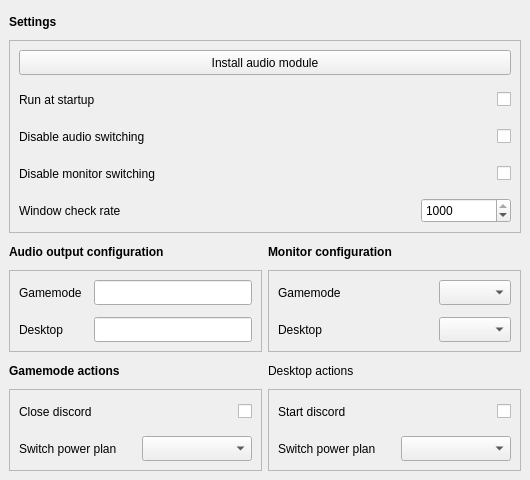
<?xml version="1.0" encoding="UTF-8"?>
<ui version="4.0">
 <class>BigPictureTV</class>
 <widget class="QMainWindow" name="BigPictureTV">
  <property name="geometry">
   <rect>
    <x>0</x>
    <y>0</y>
    <width>530</width>
    <height>480</height>
   </rect>
  </property>
  <property name="sizePolicy">
   <sizepolicy hsizetype="Preferred" vsizetype="Preferred">
    <horstretch>0</horstretch>
    <verstretch>0</verstretch>
   </sizepolicy>
  </property>
  <property name="minimumSize">
   <size>
    <width>452</width>
    <height>0</height>
   </size>
  </property>
  <property name="windowTitle">
   <string>BigPictureTV - Settings</string>
  </property>
  <widget class="QWidget" name="centralwidget">
   <layout class="QGridLayout" name="gridLayout_2" columnstretch="1,1">
    <item row="3" column="0">
     <widget class="QFrame" name="audio_frame">
      <property name="frameShape">
       <enum>QFrame::Shape::StyledPanel</enum>
      </property>
      <layout class="QGridLayout" name="gridLayout">
       <property name="leftMargin">
        <number>9</number>
       </property>
       <property name="topMargin">
        <number>9</number>
       </property>
       <property name="rightMargin">
        <number>9</number>
       </property>
       <property name="bottomMargin">
        <number>9</number>
       </property>
       <property name="spacing">
        <number>12</number>
       </property>
       <item row="0" column="0">
        <widget class="QLabel" name="gamemodeAudioLabel">
         <property name="minimumSize">
          <size>
           <width>0</width>
           <height>25</height>
          </size>
         </property>
         <property name="text">
          <string>Gamemode</string>
         </property>
        </widget>
       </item>
       <item row="1" column="0">
        <widget class="QLabel" name="desktopAudioLabel">
         <property name="minimumSize">
          <size>
           <width>0</width>
           <height>25</height>
          </size>
         </property>
         <property name="text">
          <string>Desktop</string>
         </property>
        </widget>
       </item>
       <item row="1" column="1">
        <widget class="QLineEdit" name="desktopAudioLineEdit">
         <property name="minimumSize">
          <size>
           <width>0</width>
           <height>25</height>
          </size>
         </property>
         <property name="autoFillBackground">
          <bool>false</bool>
         </property>
         <property name="frame">
          <bool>true</bool>
         </property>
        </widget>
       </item>
       <item row="0" column="1">
        <widget class="QLineEdit" name="gamemodeAudioLineEdit">
         <property name="minimumSize">
          <size>
           <width>0</width>
           <height>25</height>
          </size>
         </property>
         <property name="autoFillBackground">
          <bool>false</bool>
         </property>
         <property name="frame">
          <bool>true</bool>
         </property>
        </widget>
       </item>
      </layout>
     </widget>
    </item>
    <item row="2" column="0">
     <widget class="QLabel" name="audioOutputLabel">
      <property name="minimumSize">
       <size>
        <width>0</width>
        <height>25</height>
       </size>
      </property>
      <property name="font">
       <font>
        <bold>true</bold>
       </font>
      </property>
      <property name="text">
       <string>Audio output configuration</string>
      </property>
     </widget>
    </item>
    <item row="3" column="1">
     <widget class="QFrame" name="monitorsFrame">
      <property name="frameShape">
       <enum>QFrame::Shape::StyledPanel</enum>
      </property>
      <property name="frameShadow">
       <enum>QFrame::Shadow::Sunken</enum>
      </property>
      <layout class="QGridLayout" name="gridLayout_4">
       <property name="leftMargin">
        <number>9</number>
       </property>
       <property name="topMargin">
        <number>9</number>
       </property>
       <property name="rightMargin">
        <number>9</number>
       </property>
       <property name="bottomMargin">
        <number>9</number>
       </property>
       <property name="spacing">
        <number>12</number>
       </property>
       <item row="0" column="2">
        <widget class="QComboBox" name="gamemodeMonitorComboBox">
         <property name="minimumSize">
          <size>
           <width>0</width>
           <height>25</height>
          </size>
         </property>
         <property name="sizeAdjustPolicy">
          <enum>QComboBox::SizeAdjustPolicy::AdjustToContents</enum>
         </property>
        </widget>
       </item>
       <item row="1" column="2">
        <widget class="QComboBox" name="desktopMonitorComboBox">
         <property name="minimumSize">
          <size>
           <width>0</width>
           <height>25</height>
          </size>
         </property>
        </widget>
       </item>
       <item row="1" column="0">
        <widget class="QLabel" name="desktopMonitorLabel">
         <property name="minimumSize">
          <size>
           <width>0</width>
           <height>25</height>
          </size>
         </property>
         <property name="text">
          <string>Desktop</string>
         </property>
        </widget>
       </item>
       <item row="0" column="0">
        <widget class="QLabel" name="gamemodeMonitorLabel">
         <property name="minimumSize">
          <size>
           <width>0</width>
           <height>25</height>
          </size>
         </property>
         <property name="text">
          <string>Gamemode</string>
         </property>
        </widget>
       </item>
       <item row="0" column="1">
        <spacer name="horizontalSpacer_2">
         <property name="orientation">
          <enum>Qt::Orientation::Horizontal</enum>
         </property>
         <property name="sizeHint" stdset="0">
          <size>
           <width>40</width>
           <height>20</height>
          </size>
         </property>
        </spacer>
       </item>
      </layout>
     </widget>
    </item>
    <item row="1" column="0" colspan="2">
     <widget class="QFrame" name="settingsFrame">
      <property name="frameShape">
       <enum>QFrame::Shape::StyledPanel</enum>
      </property>
      <property name="frameShadow">
       <enum>QFrame::Shadow::Sunken</enum>
      </property>
      <layout class="QGridLayout" name="settings_layout">
       <property name="leftMargin">
        <number>9</number>
       </property>
       <property name="topMargin">
        <number>9</number>
       </property>
       <property name="rightMargin">
        <number>9</number>
       </property>
       <property name="bottomMargin">
        <number>9</number>
       </property>
       <property name="spacing">
        <number>12</number>
       </property>
       <item row="2" column="0">
        <widget class="QLabel" name="disableAudioLabel">
         <property name="minimumSize">
          <size>
           <width>0</width>
           <height>25</height>
          </size>
         </property>
         <property name="text">
          <string>Disable audio switching</string>
         </property>
        </widget>
       </item>
       <item row="3" column="0">
        <widget class="QLabel" name="disableMonitorLabel">
         <property name="minimumSize">
          <size>
           <width>0</width>
           <height>25</height>
          </size>
         </property>
         <property name="text">
          <string>Disable monitor switching</string>
         </property>
        </widget>
       </item>
       <item row="4" column="0">
        <widget class="QLabel" name="checkrateLabel">
         <property name="minimumSize">
          <size>
           <width>0</width>
           <height>25</height>
          </size>
         </property>
         <property name="text">
          <string>Window check rate</string>
         </property>
        </widget>
       </item>
       <item row="1" column="2">
        <widget class="QCheckBox" name="startupCheckBox">
         <property name="minimumSize">
          <size>
           <width>0</width>
           <height>25</height>
          </size>
         </property>
         <property name="layoutDirection">
          <enum>Qt::LayoutDirection::RightToLeft</enum>
         </property>
         <property name="text">
          <string/>
         </property>
        </widget>
       </item>
       <item row="4" column="2">
        <widget class="QSpinBox" name="checkrateSpinBox">
         <property name="minimumSize">
          <size>
           <width>90</width>
           <height>25</height>
          </size>
         </property>
         <property name="frame">
          <bool>true</bool>
         </property>
         <property name="minimum">
          <number>100</number>
         </property>
         <property name="maximum">
          <number>1000</number>
         </property>
         <property name="singleStep">
          <number>100</number>
         </property>
         <property name="value">
          <number>1000</number>
         </property>
        </widget>
       </item>
       <item row="0" column="0" colspan="3">
        <widget class="QPushButton" name="installAudioButton">
         <property name="minimumSize">
          <size>
           <width>0</width>
           <height>25</height>
          </size>
         </property>
         <property name="text">
          <string>Install audio module</string>
         </property>
        </widget>
       </item>
       <item row="3" column="2">
        <widget class="QCheckBox" name="disableMonitorCheckBox">
         <property name="minimumSize">
          <size>
           <width>0</width>
           <height>25</height>
          </size>
         </property>
         <property name="layoutDirection">
          <enum>Qt::LayoutDirection::RightToLeft</enum>
         </property>
         <property name="text">
          <string/>
         </property>
        </widget>
       </item>
       <item row="2" column="2">
        <widget class="QCheckBox" name="disableAudioCheckBox">
         <property name="minimumSize">
          <size>
           <width>0</width>
           <height>25</height>
          </size>
         </property>
         <property name="layoutDirection">
          <enum>Qt::LayoutDirection::RightToLeft</enum>
         </property>
         <property name="text">
          <string/>
         </property>
        </widget>
       </item>
       <item row="1" column="0">
        <widget class="QLabel" name="startupLabel">
         <property name="minimumSize">
          <size>
           <width>0</width>
           <height>25</height>
          </size>
         </property>
         <property name="text">
          <string>Run at startup</string>
         </property>
        </widget>
       </item>
       <item row="4" column="1">
        <spacer name="horizontalSpacer">
         <property name="orientation">
          <enum>Qt::Orientation::Horizontal</enum>
         </property>
         <property name="sizeHint" stdset="0">
          <size>
           <width>40</width>
           <height>20</height>
          </size>
         </property>
        </spacer>
       </item>
      </layout>
     </widget>
    </item>
    <item row="0" column="0" colspan="2">
     <widget class="QLabel" name="settingsLabel">
      <property name="minimumSize">
       <size>
        <width>0</width>
        <height>25</height>
       </size>
      </property>
      <property name="font">
       <font>
        <bold>true</bold>
       </font>
      </property>
      <property name="text">
       <string>Settings</string>
      </property>
     </widget>
    </item>
    <item row="2" column="1">
     <widget class="QLabel" name="monitorConfigurationLabel">
      <property name="minimumSize">
       <size>
        <width>0</width>
        <height>25</height>
       </size>
      </property>
      <property name="font">
       <font>
        <bold>true</bold>
       </font>
      </property>
      <property name="text">
       <string>Monitor configuration</string>
      </property>
     </widget>
    </item>
    <item row="4" column="0">
     <widget class="QLabel" name="gamemodeActionsLabel">
      <property name="minimumSize">
       <size>
        <width>0</width>
        <height>25</height>
       </size>
      </property>
      <property name="font">
       <font>
        <bold>true</bold>
       </font>
      </property>
      <property name="text">
       <string>Gamemode actions</string>
      </property>
     </widget>
    </item>
    <item row="5" column="0">
     <widget class="QFrame" name="gamemodeActionsFrame">
      <property name="frameShape">
       <enum>QFrame::Shape::StyledPanel</enum>
      </property>
      <property name="frameShadow">
       <enum>QFrame::Shadow::Sunken</enum>
      </property>
      <layout class="QGridLayout" name="gridLayout_3">
       <property name="leftMargin">
        <number>9</number>
       </property>
       <property name="topMargin">
        <number>9</number>
       </property>
       <property name="rightMargin">
        <number>9</number>
       </property>
       <property name="bottomMargin">
        <number>9</number>
       </property>
       <property name="spacing">
        <number>12</number>
       </property>
       <item row="0" column="1">
        <widget class="QCheckBox" name="closeDiscordCheckBox">
         <property name="minimumSize">
          <size>
           <width>0</width>
           <height>25</height>
          </size>
         </property>
         <property name="layoutDirection">
          <enum>Qt::LayoutDirection::RightToLeft</enum>
         </property>
         <property name="text">
          <string/>
         </property>
        </widget>
       </item>
       <item row="0" column="0">
        <widget class="QLabel" name="CloseDiscordLabel">
         <property name="minimumSize">
          <size>
           <width>0</width>
           <height>25</height>
          </size>
         </property>
         <property name="text">
          <string>Close discord</string>
         </property>
        </widget>
       </item>
       <item row="1" column="0">
        <widget class="QLabel" name="gamemodePowerPlanLabel">
         <property name="minimumSize">
          <size>
           <width>0</width>
           <height>25</height>
          </size>
         </property>
         <property name="text">
          <string>Switch power plan</string>
         </property>
        </widget>
       </item>
       <item row="1" column="1">
        <widget class="QComboBox" name="gamemodePowerPlanComboBox">
         <property name="minimumSize">
          <size>
           <width>0</width>
           <height>25</height>
          </size>
         </property>
        </widget>
       </item>
      </layout>
     </widget>
    </item>
    <item row="4" column="1">
     <widget class="QLabel" name="desktopActionsLabel">
      <property name="text">
       <string>Desktop actions</string>
      </property>
     </widget>
    </item>
    <item row="5" column="1">
     <widget class="QFrame" name="desktopActionsFrame">
      <property name="frameShape">
       <enum>QFrame::Shape::StyledPanel</enum>
      </property>
      <property name="frameShadow">
       <enum>QFrame::Shadow::Sunken</enum>
      </property>
      <layout class="QGridLayout" name="gridLayout_5">
       <property name="leftMargin">
        <number>9</number>
       </property>
       <property name="topMargin">
        <number>9</number>
       </property>
       <property name="rightMargin">
        <number>9</number>
       </property>
       <property name="bottomMargin">
        <number>9</number>
       </property>
       <property name="spacing">
        <number>12</number>
       </property>
       <item row="1" column="0">
        <widget class="QLabel" name="desktopPowerPlanLabel">
         <property name="minimumSize">
          <size>
           <width>0</width>
           <height>25</height>
          </size>
         </property>
         <property name="text">
          <string>Switch power plan</string>
         </property>
        </widget>
       </item>
       <item row="0" column="0">
        <widget class="QLabel" name="startDiscordLabel">
         <property name="minimumSize">
          <size>
           <width>0</width>
           <height>25</height>
          </size>
         </property>
         <property name="text">
          <string>Start discord</string>
         </property>
        </widget>
       </item>
       <item row="1" column="1">
        <widget class="QComboBox" name="desktopPowerPlanComboBox">
         <property name="minimumSize">
          <size>
           <width>0</width>
           <height>25</height>
          </size>
         </property>
        </widget>
       </item>
       <item row="0" column="1">
        <widget class="QCheckBox" name="startDiscordCheckBox">
         <property name="minimumSize">
          <size>
           <width>0</width>
           <height>25</height>
          </size>
         </property>
         <property name="layoutDirection">
          <enum>Qt::LayoutDirection::RightToLeft</enum>
         </property>
         <property name="text">
          <string/>
         </property>
        </widget>
       </item>
      </layout>
     </widget>
    </item>
   </layout>
  </widget>
 </widget>
 <tabstops>
  <tabstop>startupCheckBox</tabstop>
  <tabstop>disableAudioCheckBox</tabstop>
  <tabstop>gamemodeAudioLineEdit</tabstop>
  <tabstop>desktopAudioLineEdit</tabstop>
 </tabstops>
 <resources/>
 <connections/>
</ui>
